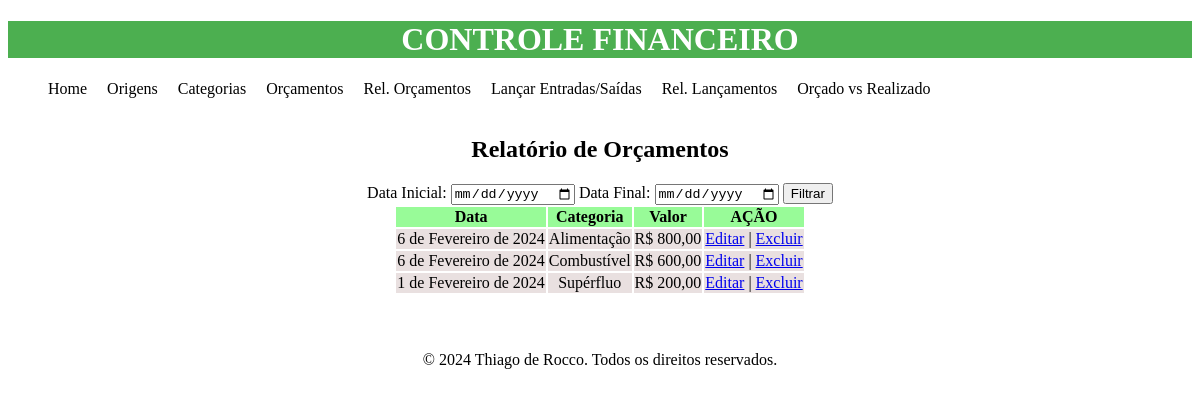
The app's page /rel-orctos/ with its own data.
### financeiro/models.py (models this page shows, shortened)
class Orcamento(models.Model):
    categoria = models.ForeignKey(Categoria, on_delete=models.CASCADE)
    data = models.DateField()
    valor = models.DecimalField(max_digits=10, decimal_places=2)

class Categoria(models.Model):
    nome = models.CharField(max_length=255)

### financeiro/views.py (the view)
# urls.py: path('rel-orctos/', rel_orcamentos, name='rel_orcamentos'),
def rel_orcamentos(request):
    orcamentos = Orcamento.objects.all()
    for orcamento in orcamentos:
        orcamento.nome_categoria = orcamento.categoria.nome
    return render(request, 'financeiro/rel_orcamentos.html',
                  {"orcamentos": orcamentos})

### financeiro/templates/financeiro/rel_orcamentos.html (shortened to what this page needs)
{% extends 'financeiro/base.html' %}
{% load static %}
{% block content %}
<br><br>
    <h2>Relatório de Orçamentos</h2>
    <form action="">
        Data Inicial: <input type="date" name="" id="">
        Data Final: <input type="date" name="" id="">
        <input type="submit" value="Filtrar">
    </form>
    <table>
        <thead>
            <tr>
            <th>Data</th>
            <th>Categoria</th>
            <th>Valor</th>
            <th colspan="2">AÇÃO</th>
        </tr>
    </thead>
    {% for orcamento in orcamentos %}
    <tr>
        <td>{{ orcamento.data }}</td>
        <td>{{ orcamento.nome_categoria }}</td>
        <td>R$ {{ orcamento.valor }}</td>
        <td><a href="#">Editar</a> | <a href="#">Excluir</a></td>
    </tr>
    {% endfor %}
</table>
{% endblock %}

### financeiro/static/css/style.css (style rules this page uses)
main table { margin: 0 auto; }
h1, h2 { text-align: center; }
thead tr { background-color:#98FB98 }
tr { background-color: rgb(233,224,224) }

### records on screen
Orcamento: data "6 de Fevereiro de 2024", nome_categoria "Alimentação", valor "800,00"
Orcamento: data "6 de Fevereiro de 2024", nome_categoria "Combustível", valor "600,00"
Orcamento: data "1 de Fevereiro de 2024", nome_categoria "Supérfluo", valor "200,00"
